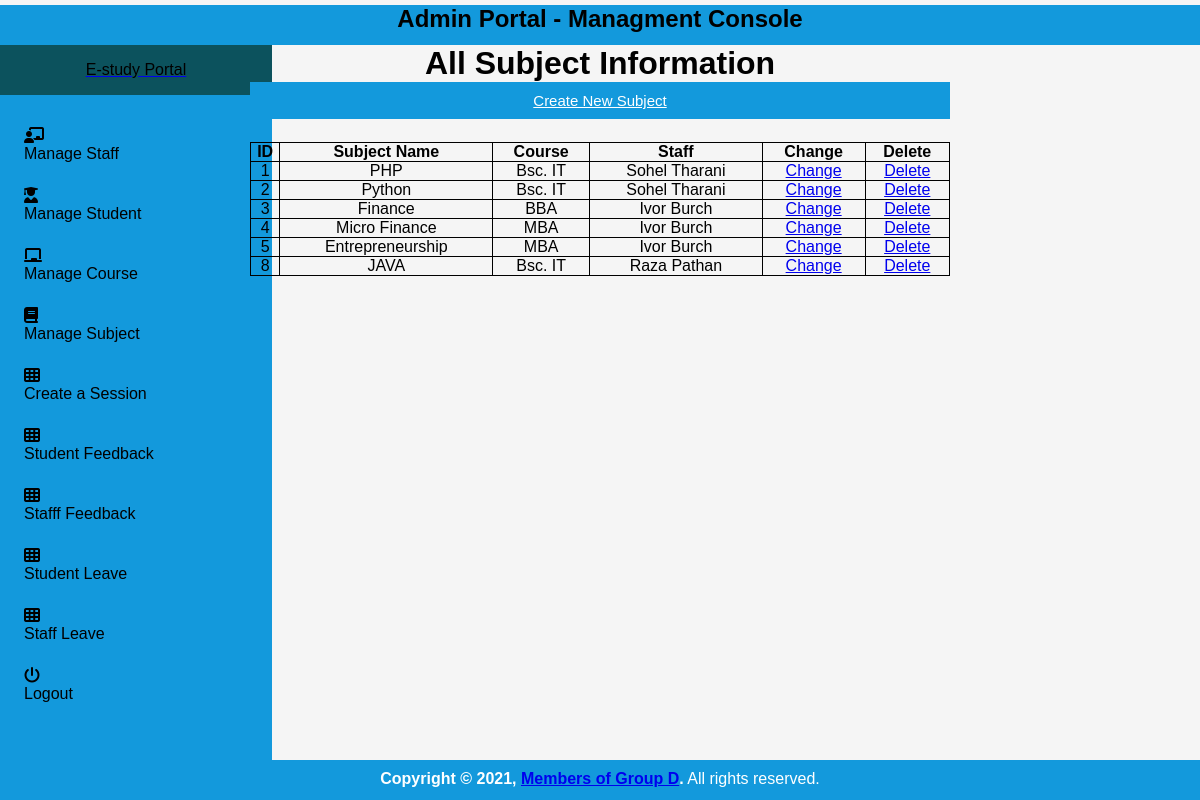
Screenshot of /manage_subject/ (signed in) with the database file from the repository.
### student_management_app/models.py (models this page shows)
class Subjects(models.Model):
    id =models.AutoField(primary_key=True)
    subject_name = models.CharField(max_length=255)
    course_id = models.ForeignKey(Courses, on_delete=models.CASCADE, default=1) #need to give defauult course
    staff_id = models.ForeignKey(CustomUser, on_delete=models.CASCADE)
    created_at = models.DateTimeField(auto_now_add=True)
    updated_at = models.DateTimeField(auto_now=True)
    objects = models.Manager()

class Courses(models.Model):
    id = models.AutoField(primary_key=True)
    course_name = models.CharField(max_length=255)
    created_at = models.DateTimeField(auto_now_add=True)
    updated_at = models.DateTimeField(auto_now=True)
    objects = models.Manager()

class CustomUser(AbstractUser):
    user_type_data = ((1, "HOD"), (2, "Staff"), (3, "Student"))
    user_type = models.CharField(default=1, choices=user_type_data, max_length=10)

### student_management_app/HodViews.py (the view)
# urls.py: path('manage_subject/', HodViews.manage_subject, name="manage_subject"),
def manage_subject(request):
    subjects = Subjects.objects.all()
    context = {
        "subjects": subjects
    }
    return render(request, 'hod_template/manage_subject_template.html', context)

### student_management_app/LoginCheckMiddleWare.py (called while the page is built, shortened)
    def process_view(self, request, view_func, view_args, view_kwargs):
        modulename = view_func.__module__
        user = request.user
        if user.is_authenticated:
            if user.user_type == "1":
                if modulename == "student_management_app.HodViews":
                    pass
                elif modulename == "student_management_app.views" or modulename == "django.views.static":
                    pass
                else:
                    return redirect("admin_profile")
            else:
                return redirect("home")

### student_management_app/templates/hod_template/manage_subject_template.html (shortened to what this page needs)
{% extends 'hod_template/base_template.html' %}
{% block page_title %}
    All Subject Information
{% endblock page_title %}
{% block main_content %}
{% load static %}
<html>
<head>
</head>
<body>
<div class="container">
        <div class="container-fluid">
            <a id="btnn" class="btn btn-primary" href="{% url 'add_subject' %}" role="button" style="background-color: #1399DC; float: right;">Create New Subject</a> <br/>&nbsp;
            <div class="row">
                <div class="col-md-12">
                    <div class="card">
                        <div class="card-body table-responsive p-0">
                            <table class="table table-hover text-nowrap" style="width: 100%;">
                            <thead>
                                <tr>
                                <th>ID</th>
                                <th>Subject Name</th>
                                <th>Course</th>
                                <th>Staff</th>
                                <th>Change</th>
                                <th>Delete</th>
                                </tr>
                            </thead>
                            <tbody>
                                {% for subject in subjects %}
                                <tr>
                                <td>{{ subject.id }}</td>
                                <td>{{ subject.subject_name }}</td>
                                <td>{{ subject.course_id.course_name }}</td>
                                <td>{{ subject.staff_id.first_name }} {{ subject.staff_id.last_name }}</td>
                                    <td><a href="{% url 'edit_subject' subject.id %}" class="btn btn-success">Change</a> </td>
                                <td>
                                    <a href="{% url 'delete_subject' subject.id %}" class="btn btn-danger">Delete</a>
                                </td>
                                </tr>
                                {% endfor %}
                            </tbody>
                            </table>
                        </div>
                        </div>
                </div>
            </div>
        </div>
</div></body></html>
  {% endblock main_content %}

### student_management_app/templates/hod_template/base_template.html (style rules this page uses)
* { box-sizing: border-box; }
body { margin: 0; padding: 0; font-family: Arial, Helvetica, sans-serif; width: 100%; height: 100%; background-color: whitesmoke; }

### student_management_app/templates/hod_template/sidebar_template.html (style rules this page uses)
* { box-sizing: border-box; margin: 0; padding: 0; font-family: "Quicksand", sans-serif; }
body { display: flex; flex-direction: row; background-color: #b4a5a5; }

### student_management_app/templates/hod_template/manage_subject_template.html (style rules this page uses)
* { margin: 0; padding: 0; box-sizing: border-box; -webkit-box-sizing: border-box; -moz-box-sizing: border-box; -webkit-font-smoothing: antialiased; -moz-font-smoothing: antialiased; -o-font-smoothing: antialiased; font-smoothing: antialiased; text-rendering: optimizeLegibility; }
body { background: whitesmoke; }
.container { max-width: 700px; width: 100%; margin: 0 auto; position: relative; }
.row { max-font-size: 700px; }
table { border-collapse: collapse; }
th, td { border: 1px solid black; }
#btnn { cursor: pointer; width: 100%; border: none; background: #1399DC; color: #FFF; margin: 0 0 5px; padding: 10px; font-size: 15px; }

### rows the page displays
Subjects: id "1", subject_name "PHP", course_id.course_name "Bsc. IT", staff_id.first_name "Sohel", staff_id.last_name "Tharani"
Subjects: id "2", subject_name "Python", course_id.course_name "Bsc. IT", staff_id.first_name "Sohel", staff_id.last_name "Tharani"
Subjects: id "3", subject_name "Finance", course_id.course_name "BBA", staff_id.first_name "Ivor", staff_id.last_name "Burch"
Subjects: id "4", subject_name "Micro Finance", course_id.course_name "MBA", staff_id.first_name "Ivor", staff_id.last_name "Burch"
Subjects: id "5", subject_name "Entrepreneurship", course_id.course_name "MBA", staff_id.first_name "Ivor", staff_id.last_name "Burch"
Subjects: id "8", subject_name "JAVA", course_id.course_name "Bsc. IT", staff_id.first_name "Raza", staff_id.last_name "Pathan"
